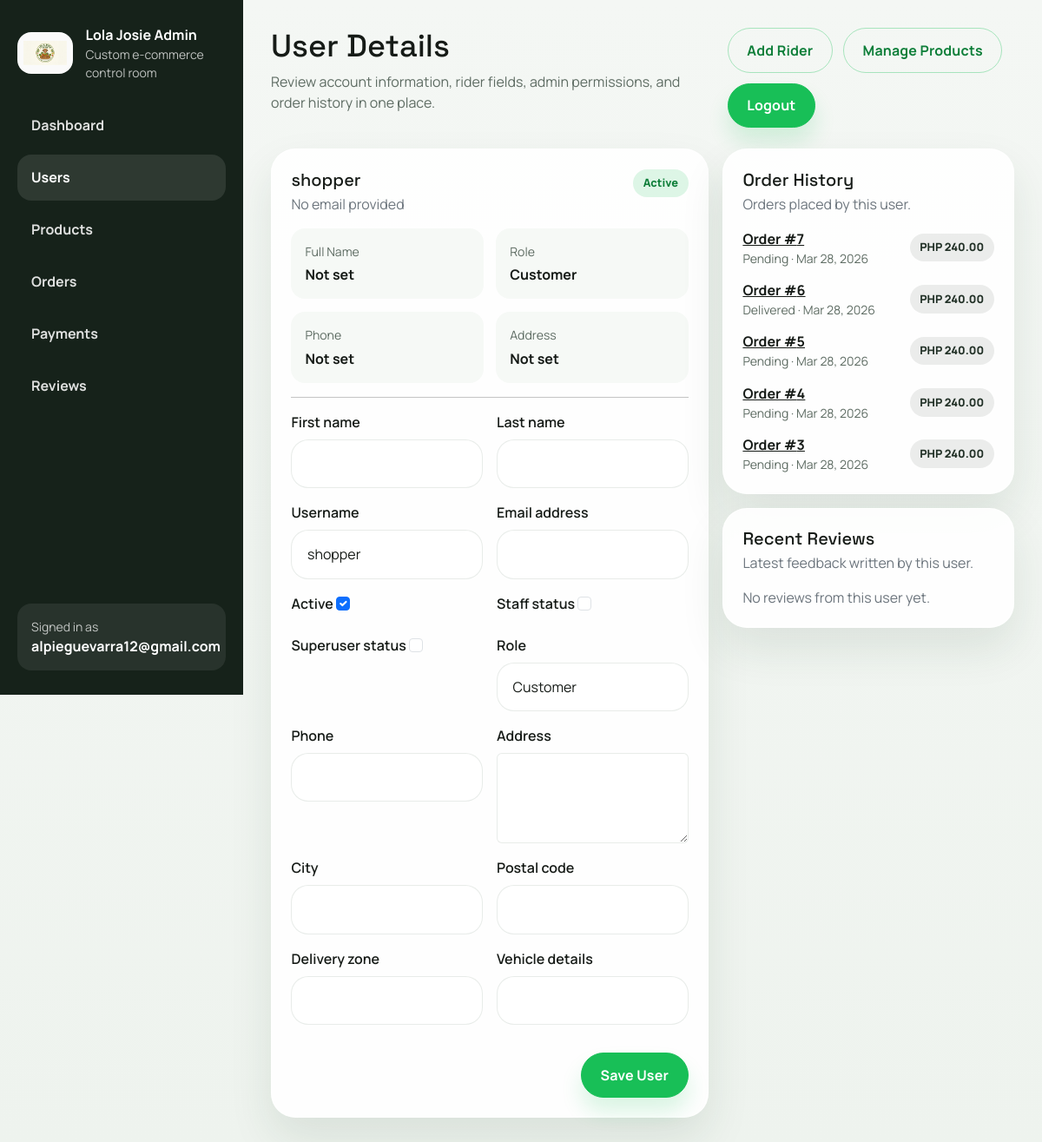
The app's page /admin-dashboard/users/6/ (signed in) with its own data.
### users/models.py (models this page shows, shortened)
class UserProfile(models.Model):
    class Role(models.TextChoices):
        CUSTOMER = "customer", "Customer"
        RIDER = "rider", "Rider"
    user = models.OneToOneField(
        settings.AUTH_USER_MODEL,
        on_delete=models.CASCADE,
        related_name="profile",
    )
    role = models.CharField(max_length=20, choices=Role.choices, default=Role.CUSTOMER)
    phone = models.CharField(max_length=20, blank=True)
    address = models.TextField(blank=True)
    city = models.CharField(max_length=120, blank=True)
    postal_code = models.CharField(max_length=20, blank=True)
    delivery_zone = models.CharField(max_length=120, blank=True)
    vehicle_details = models.CharField(max_length=120, blank=True)
    created_at = models.DateTimeField(auto_now_add=True)
    updated_at = models.DateTimeField(auto_now=True)
    class Meta:
        ordering = ["user__username"]

### orders/models.py (models this page shows, shortened)
class Order(models.Model):
    class Status(models.TextChoices):
        PENDING = "Pending", "Pending"
        PROCESSING = "Processing", "Processing"
        ASSIGNED = "Assigned", "Assigned"
        OUT_FOR_DELIVERY = "Out for Delivery", "Out for Delivery"
        SHIPPED = "Shipped", "Shipped"
        DELIVERED = "Delivered", "Delivered"
    class PaymentMethod(models.TextChoices):
        COD = "Cash on Delivery", "Cash on Delivery"
    user = models.ForeignKey(
        settings.AUTH_USER_MODEL,
        on_delete=models.CASCADE,
        related_name="orders",
    )
    assigned_rider = models.ForeignKey(
        settings.AUTH_USER_MODEL,
        on_delete=models.SET_NULL,
        related_name="assigned_orders",
        null=True,
        blank=True,
    )
    full_name = models.CharField(max_length=200)
    address = models.TextField()
    phone = models.CharField(max_length=20)
    payment_method = models.CharField(
        max_length=30,
        choices=PaymentMethod.choices,
        default=PaymentMethod.COD,
    )
    status = models.CharField(
        max_length=20,
        choices=Status.choices,
        default=Status.PENDING,
    )
    delivery_token = models.CharField(max_length=64, db_index=True, default=generate_delivery_token, editable=False)
    delivery_qr_generated_at = models.DateTimeField(default=timezone.now, editable=False)
    delivery_confirmed_at = models.DateTimeField(null=True, blank=True)
    delivery_scanned_by = models.ForeignKey(
        settings.AUTH_USER_MODEL,
        on_delete=models.SET_NULL,
        related_name="completed_delivery_scans",
        null=True,
        blank=True,
    )
    subtotal = models.DecimalField(max_digits=10, decimal_places=2, default=0)
    created_at = models.DateTimeField(auto_now_add=True)
    updated_at = models.DateTimeField(auto_now=True)
    class Meta:
        ordering = ["-created_at"]

### users/admin_views.py (the view)
# urls.py: path("users/<int:user_id>/", admin_views.user_detail, name="user_detail"),
@admin_required
def user_detail(request, user_id):
    user_obj = get_object_or_404(User.objects.select_related("profile"), pk=user_id)
    profile, _ = UserProfile.objects.get_or_create(user=user_obj)
    if request.method == "POST":
        form = AdminUserForm(request.POST, instance=user_obj)
        profile_form = AdminUserProfileForm(request.POST, instance=profile)
        if form.is_valid() and profile_form.is_valid():
            form.save()
            profile_form.save()
            messages.success(request, f"{user_obj.username} has been updated.")
            return redirect("admin_dashboard:user_detail", user_id=user_obj.id)
    else:
        form = AdminUserForm(instance=user_obj)
        profile_form = AdminUserProfileForm(instance=profile)
    user_orders = user_obj.orders.select_related("assigned_rider").prefetch_related("items").order_by("-created_at")
    assigned_orders = user_obj.assigned_orders.select_related("user").prefetch_related("items").order_by("-created_at")[:10]
    user_reviews = user_obj.reviews.select_related("product").order_by("-created_at")[:8]
    return render(
        request,
        "admin_dashboard/users/detail.html",
        {
            "managed_user": user_obj,
            "profile": profile,
            "form": form,
            "profile_form": profile_form,
            "user_orders": user_orders,
            "assigned_orders": assigned_orders,
            "user_reviews": user_reviews,
            "account_role_label": describe_user_role(user_obj),
            "section": "users",
        },
    )

### templates/admin_dashboard/users/detail.html (shortened to what this page needs)
{% extends "admin_dashboard/base_admin.html" %}
{% block admin_title %}User Details{% endblock %}
{% block admin_intro %}Review account information, rider fields, admin permissions, and order history in one place.{% endblock %}
{% block admin_content %}
<section class="admin-grid admin-grid--split">
    <div class="admin-panel">
        <div class="admin-panel__header">
            <div>
                <h2 class="h5 mb-1">{{ managed_user.username }}</h2>
                <p class="text-secondary mb-0">{{ managed_user.email|default:"No email provided" }}</p>
            </div>
            {% if managed_user.is_active %}
                <span class="admin-badge admin-badge--success">Active</span>
            {% else %}
                <span class="admin-badge admin-badge--danger">Inactive</span>
            {% endif %}
        </div>
        <div class="admin-summary-grid">
            <article>
                <span>Full Name</span>
                <strong>{{ managed_user.get_full_name|default:"Not set" }}</strong>
            </article>
            <article>
                <span>Role</span>
                <strong>{{ account_role_label }}</strong>
            </article>
            <article>
                <span>Phone</span>
                <strong>{{ profile.phone|default:"Not set" }}</strong>
            </article>
            <article>
                <span>Address</span>
                <strong>{{ profile.address|default:"Not set" }}</strong>
            </article>
        </div>
        <hr>
        <form method="post" class="admin-form-stack">
            <div class="row g-3">
                {% for field in form %}
                    <div class="col-md-6">
                        <label class="form-label fw-semibold" for="{{ field.id_for_label }}">{{ field.label }}</label>
                        {{ field }}
                    </div>
                {% endfor %}
                {% for field in profile_form %}
                    <div class="col-md-6 {% if field.name == 'address' %}col-12{% endif %}">
                        <label class="form-label fw-semibold" for="{{ field.id_for_label }}">{{ field.label }}</label>
                        {{ field }}
                    </div>
                {% endfor %}
            </div>
            <div class="admin-actions mt-3">
                <button type="submit" class="btn btn-success">Save User</button>
            </div>
        </form>
    </div>
    <div class="admin-stack">
        <div class="admin-panel">
            <div class="admin-panel__header">
                <div>
                    <h2 class="h5 mb-1">Order History</h2>
                    <p class="text-secondary mb-0">Orders placed by this user.</p>
                </div>
            </div>
            <ul class="admin-list">
                {% for order in user_orders %}
                    <li>
                        <div>
                            <strong><a href="{% url 'admin_dashboard:order_detail' order.id %}">Order #{{ order.id }}</a></strong>
                            <small>{{ order.status }} · {{ order.created_at|date:"M d, Y" }}</small>
                        </div>
                        <span class="admin-badge admin-badge--neutral">PHP {{ order.subtotal }}</span>
                    </li>
                {% empty %}
                    <li class="text-secondary">This user has not placed any orders yet.</li>
                {% endfor %}
            </ul>
        </div>
        <div class="admin-panel">
            <div class="admin-panel__header">
                <div>
                    <h2 class="h5 mb-1">Recent Reviews</h2>
                    <p class="text-secondary mb-0">Latest feedback written by this user.</p>
                </div>
            </div>
            <ul class="admin-list">
                {% for review in user_reviews %}
                    <li>
                        <div>
                            <strong>{{ review.product.name }}</strong>
                            <small>{{ review.rating }}/5 · {{ review.created_at|date:"M d, Y" }}</small>
                        </div>
                        <span class="text-secondary text-end">{{ review.comment|truncatewords:10 }}</span>
                    </li>
                {% empty %}
                    <li class="text-secondary">No reviews from this user yet.</li>
                {% endfor %}
            </ul>
        </div>
    </div>
</section>
{% endblock %}

### templates/admin_dashboard/base_admin.html (shortened to what this page needs)
{% load static %}
<!DOCTYPE html>
<html lang="en">
<head>
    <link rel="stylesheet" href="{% static 'frontend/storefront.css' %}">
    <link rel="stylesheet" href="{% static 'admin_dashboard/admin.css' %}">
    <link rel="stylesheet" href="{% static 'css/admin-rider.css' %}">
</head>
<body class="admin-panel-body">
    <div class="admin-layout">
        <aside class="admin-sidebar">
            <a class="admin-brand text-decoration-none" href="{% url 'admin_dashboard:index' %}">
                <span class="admin-brand__mark">
                    <img src="{% static 'branding/logo.png' %}" alt="Lola Josie logo" class="admin-brand__logo">
                </span>
                <span>
                    <strong>Lola Josie Admin</strong>
                    <small>Custom e-commerce control room</small>
                </span>
            </a>
            <nav class="admin-nav">
                <a class="admin-nav__link {% if section == 'dashboard' %}is-active{% endif %}" href="{% url 'admin_dashboard:index' %}">Dashboard</a>
                <a class="admin-nav__link {% if section == 'users' %}is-active{% endif %}" href="{% url 'admin_dashboard:user_list' %}">Users</a>
                <a class="admin-nav__link {% if section == 'products' %}is-active{% endif %}" href="{% url 'admin_dashboard:product_list' %}">Products</a>
                <a class="admin-nav__link {% if section == 'orders' %}is-active{% endif %}" href="{% url 'admin_dashboard:order_list' %}">Orders</a>
                <a class="admin-nav__link {% if section == 'payments' %}is-active{% endif %}" href="{% url 'admin_dashboard:payment_list' %}">Payments</a>
                <a class="admin-nav__link {% if section == 'reviews' %}is-active{% endif %}" href="{% url 'admin_dashboard:review_list' %}">Reviews</a>
            </nav>
            <div class="admin-sidebar__footer">
                <small>Signed in as</small>
                <strong>{{ request.user.username }}</strong>
            </div>
        </aside>
        <main class="admin-main">
            <header class="admin-topbar">
                <div>
                    <h1 class="admin-topbar__title">{% block admin_title %}Admin Dashboard{% endblock %}</h1>
                    <p class="admin-topbar__copy">{% block admin_intro %}Manage the storefront from one secure place.{% endblock %}</p>
                </div>
                <div class="admin-topbar__actions">
                    <a class="btn btn-outline-success" href="{% url 'admin_dashboard:rider_create' %}">Add Rider</a>
                    <a class="btn btn-outline-success" href="{% url 'admin_dashboard:product_list' %}">Manage Products</a>
                    <form action="{% url 'admin_dashboard:logout' %}" method="post" class="d-inline">
                        <button type="submit" class="btn btn-success">Logout</button>
                    </form>
                </div>
            </header>
            {% block admin_content %}{% endblock %}
        </main>
    </div>
</body>
</html>

### records on screen
UserProfile: role "Customer", phone "Not set", address "Not set", profile_form "Customer"
Order: id "7", status "Pending", created_at "Mar 28, 2026", subtotal "240.00"
Order: id "6", status "Delivered", created_at "Mar 28, 2026", subtotal "240.00"
Order: id "5", status "Pending", created_at "Mar 28, 2026", subtotal "240.00"
Order: id "4", status "Pending", created_at "Mar 28, 2026", subtotal "240.00"
Order: id "3", status "Pending", created_at "Mar 28, 2026", subtotal "240.00"

### other values on screen
{{ request.user.username }} "alpieguevarra12@gmail.com"
{{ managed_user.username }} "shopper"
{{ managed_user.email|default:"No email provided" }} "No email provided"
{{ managed_user.get_full_name|default:"Not set" }} "Not set"
{{ field.label }} "First name" "Last name" "Username" "Email address" "Active" "Staff status" "Superuser status"
{{ field.label }} "Role" "Phone" "Address" "City" "Postal code" "Delivery zone" "Vehicle details"
